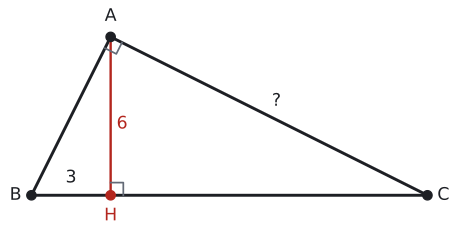

The Python source for this figure:
import sys; sys.path.insert(0, "tools")
from cizim import *

# Alıştırma 4: |BH| = 3, |AH| = 6, |HC| = 12, |AC| = 6√5.
# A'da dik açı, [AH] ⊥ [BC]. p = |BH|, k = |HC|; A noktası (p, √(p·k)) olur, böylece AB ⊥ AC kendiliğinden sağlanır.
p, k = 3, 12
E = {'b': '?', 'p': '3', 'h': '6'}          # kenar etiketleri (None: yazma)
DOLGU, RENKLI_KENAR, EK = False, False, []

B = np.array([0.0, 0.0]); H = np.array([p, 0.0]); C = np.array([p + k, 0.0]); A = np.array([p, np.sqrt(p * k)])
uz = lambda P, Q: float(np.linalg.norm(P - Q))
u, v = B - A, C - A
print("AB", round(uz(A, B), 4), "AC", round(uz(A, C), 4), "AH", round(uz(A, H), 4), "BC", round(uz(B, C), 4),
      "A açısı", round(float(np.degrees(np.arccos(np.dot(u, v) / uz(A, B) / uz(A, C)))), 4))

s = (p + k) / 10
G = (A + B + C) / 3
def kenar(P, Q, metin, renk=YAZI, d=0.42):
    M = (P + Q) / 2; t = (Q - P) / uz(P, Q); n = np.array([-t[1], t[0]])
    if np.dot(n, M - G) < 0: n = -n
    ax.text(*(M + d * s * n), metin, ha="center", va="center", color=renk, fontsize=13)
def dik(K, P, Q, r=0.32):
    a_ = (P - K) / uz(P, K) * r * s; b_ = (Q - K) / uz(Q, K) * r * s
    ax.plot(*zip(K + a_, K + a_ + b_, K + b_), color=SOLUK, lw=1.3)

x0, x1 = -0.6 * s, p + k + 0.6 * s
y0, y1 = (-1.9 if E.get("a") else -1.0) * s, A[1] + 0.6 * s
fig, ax = sekil(6, max(2.2, 6 * (y1 - y0) / (x1 - x0)))
ax.set_aspect("equal"); ax.axis("off")
if DOLGU:
    ax.add_patch(patches.Polygon([A, B, H], closed=True, facecolor=YESIL_ACIK, edgecolor="none"))
    ax.add_patch(patches.Polygon([A, H, C], closed=True, facecolor=SARI_ACIK, edgecolor="none"))
rc, rb = (MAVI, YESIL) if RENKLI_KENAR else (YAZI, YAZI)
ax.plot(*zip(A, B), color=rc); ax.plot(*zip(B, H), color=rc)
ax.plot(*zip(A, C), color=rb); ax.plot(*zip(H, C), color=rb)
ax.plot(*zip(A, H), color=KIRMIZI, lw=1.8)
dik(H, A, C); dik(A, B, C)
nokta(ax, *A, ""); nokta(ax, *B, ""); nokta(ax, *C, ""); nokta(ax, *H, "", renk=KIRMIZI)
ax.text(A[0], A[1] + 0.3 * s, "A", ha="center", va="bottom", fontsize=13)
ax.text(B[0] - 0.25 * s, 0, "B", ha="right", va="center", fontsize=13)
ax.text(C[0] + 0.25 * s, 0, "C", ha="left", va="center", fontsize=13)
ax.text(H[0], -0.3 * s, "H", ha="center", va="top", fontsize=13, color=KIRMIZI)
if E.get("c"): kenar(A, B, E["c"], rc)
if E.get("b"): kenar(A, C, E["b"], rb)
if E.get("h"):
    sag = k >= p
    ax.text(p + (0.15 if sag else -0.15) * s, A[1] * 0.45, E["h"], ha="left" if sag else "right", va="center", color=KIRMIZI, fontsize=13)
if E.get("p"): ax.text(p / 2, 0.22 * s, E["p"], ha="center", va="bottom", color=rc, fontsize=13)
if E.get("k"): ax.text(p + k / 2, 0.22 * s, E["k"], ha="center", va="bottom", color=rb, fontsize=13)
if E.get("a"):
    ax.annotate("", xy=(p + k, -1.05 * s), xytext=(0, -1.05 * s), arrowprops=dict(arrowstyle="<->", color=SOLUK, lw=1.2))
    for x in (0, p + k): ax.plot([x, x], [-0.85 * s, -1.25 * s], color=SOLUK, lw=1)
    ax.text((p + k) / 2, -1.25 * s, E["a"], ha="center", va="top", fontsize=13)
for (fx, fy, metin, renk) in EK:
    ax.text(fx, fy, metin, ha="center", va="center", color=eval(renk), fontsize=12)
ax.set_xlim(x0, x1); ax.set_ylim(y0, y1)
kaydet(fig, __file__)
